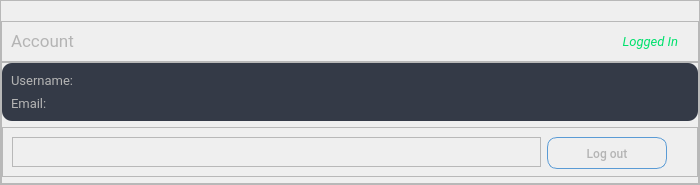
                         <widget class="QWidget" name="account_page">
                          <layout class="QHBoxLayout" name="horizontalLayout_19">
                           <property name="spacing">
                            <number>0</number>
                           </property>
                           <property name="leftMargin">
                            <number>0</number>
                           </property>
                           <property name="topMargin">
                            <number>0</number>
                           </property>
                           <property name="rightMargin">
                            <number>0</number>
                           </property>
                           <property name="bottomMargin">
                            <number>0</number>
                           </property>
                           <item>
                            <widget class="QFrame" name="frame_27">
                             <property name="maximumSize">
                              <size>
                               <width>350</width>
                               <height>16777215</height>
                              </size>
                             </property>
                             <property name="frameShape">
                              <enum>QFrame::StyledPanel</enum>
                             </property>
                             <property name="frameShadow">
                              <enum>QFrame::Raised</enum>
                             </property>
                            </widget>
                           </item>
                           <item>
                            <widget class="QFrame" name="frame_28">
                             <property name="minimumSize">
                              <size>
                               <width>700</width>
                               <height>0</height>
                              </size>
                             </property>
                             <property name="frameShape">
                              <enum>QFrame::StyledPanel</enum>
                             </property>
                             <property name="frameShadow">
                              <enum>QFrame::Raised</enum>
                             </property>
                             <layout class="QVBoxLayout" name="verticalLayout_12">
                              <property name="spacing">
                               <number>0</number>
                              </property>
                              <property name="leftMargin">
                               <number>0</number>
                              </property>
                              <property name="topMargin">
                               <number>20</number>
                              </property>
                              <property name="rightMargin">
                               <number>0</number>
                              </property>
                              <property name="bottomMargin">
                               <number>0</number>
                              </property>
                              <item>
                               <widget class="QFrame" name="frame_29">
                                <property name="maximumSize">
                                 <size>
                                  <width>16777215</width>
                                  <height>70</height>
                                 </size>
                                </property>
                                <property name="frameShape">
                                 <enum>QFrame::StyledPanel</enum>
                                </property>
                                <property name="frameShadow">
                                 <enum>QFrame::Raised</enum>
                                </property>
                                <layout class="QHBoxLayout" name="horizontalLayout_20">
                                 <property name="rightMargin">
                                  <number>20</number>
                                 </property>
                                 <item>
                                  <widget class="QLabel" name="account_label">
                                   <property name="font">
                                    <font>
                                     <family>Roboto</family>
                                     <pointsize>13</pointsize>
                                    </font>
                                   </property>
                                   <property name="styleSheet">
                                    <string notr="true">color:rgb(180, 180, 180);
background:transparent;</string>
                                   </property>
                                   <property name="text">
                                    <string>Account</string>
                                   </property>
                                  </widget>
                                 </item>
                                 <item>
                                  <widget class="QLabel" name="logged_in_label">
                                   <property name="font">
                                    <font>
                                     <family>Roboto</family>
                                     <pointsize>10</pointsize>
                                     <weight>50</weight>
                                     <italic>true</italic>
                                     <bold>false</bold>
                                    </font>
                                   </property>
                                   <property name="styleSheet">
                                    <string notr="true">color:rgb(180, 180, 180);
background:transparent;
font:italic;
color:rgb(0, 225, 109)</string>
                                   </property>
                                   <property name="text">
                                    <string>Logged In</string>
                                   </property>
                                   <property name="alignment">
                                    <set>Qt::AlignRight|Qt::AlignTrailing|Qt::AlignVCenter</set>
                                   </property>
                                  </widget>
                                 </item>
                                </layout>
                               </widget>
                              </item>
                              <item>
                               <widget class="QFrame" name="frame_30">
                                <property name="frameShape">
                                 <enum>QFrame::StyledPanel</enum>
                                </property>
                                <property name="frameShadow">
                                 <enum>QFrame::Raised</enum>
                                </property>
                                <layout class="QVBoxLayout" name="verticalLayout_13">
                                 <property name="leftMargin">
                                  <number>0</number>
                                 </property>
                                 <property name="topMargin">
                                  <number>0</number>
                                 </property>
                                 <property name="rightMargin">
                                  <number>0</number>
                                 </property>
                                 <property name="bottomMargin">
                                  <number>0</number>
                                 </property>
                                 <item>
                                  <widget class="QFrame" name="frame_32">
                                   <property name="maximumSize">
                                    <size>
                                     <width>16777215</width>
                                     <height>100</height>
                                    </size>
                                   </property>
                                   <property name="styleSheet">
                                    <string notr="true">#frame_32{
	background-color: rgb(52, 58, 71);
	border-radius:0px;
	border-top-left-radius:10px;
	border-top-right-radius:10px;
	border-bottom-left-radius:10px;
	border-bottom-right-radius:10px;
}</string>
                                   </property>
                                   <property name="frameShape">
                                    <enum>QFrame::StyledPanel</enum>
                                   </property>
                                   <property name="frameShadow">
                                    <enum>QFrame::Raised</enum>
                                   </property>
                                   <layout class="QVBoxLayout" name="verticalLayout_14">
                                    <item>
                                     <widget class="QLabel" name="username_label">
                                      <property name="font">
                                       <font>
                                        <family>Roboto</family>
                                        <pointsize>10</pointsize>
                                       </font>
                                      </property>
                                      <property name="whatsThis">
                                       <string/>
                                      </property>
                                      <property name="styleSheet">
                                       <string notr="true">color:rgb(180, 180, 180);
background:transparent;</string>
                                      </property>
                                      <property name="text">
                                       <string>Username: </string>
                                      </property>
                                     </widget>
                                    </item>
                                    <item>
                                     <widget class="QLabel" name="email_label">
                                      <property name="font">
                                       <font>
                                        <family>Roboto</family>
                                        <pointsize>10</pointsize>
                                       </font>
                                      </property>
                                      <property name="styleSheet">
                                       <string notr="true">color:rgb(180, 180, 180);
background:transparent;</string>
                                      </property>
                                      <property name="text">
                                       <string>Email: </string>
                                      </property>
                                     </widget>
                                    </item>
                                   </layout>
                                  </widget>
                                 </item>
                                 <item>
                                  <widget class="QFrame" name="frame_33">
                                   <property name="maximumSize">
                                    <size>
                                     <width>16777215</width>
                                     <height>50</height>
                                    </size>
                                   </property>
                                   <property name="frameShape">
                                    <enum>QFrame::StyledPanel</enum>
                                   </property>
                                   <property name="frameShadow">
                                    <enum>QFrame::Raised</enum>
                                   </property>
                                   <layout class="QHBoxLayout" name="horizontalLayout_21">
                                    <property name="rightMargin">
                                     <number>30</number>
                                    </property>
                                    <item>
                                     <widget class="QFrame" name="frame_34">
                                      <property name="frameShape">
                                       <enum>QFrame::StyledPanel</enum>
                                      </property>
                                      <property name="frameShadow">
                                       <enum>QFrame::Raised</enum>
                                      </property>
                                     </widget>
                                    </item>
                                    <item>
                                     <widget class="QPushButton" name="button_logout">
                                      <property name="minimumSize">
                                       <size>
                                        <width>100</width>
                                        <height>32</height>
                                       </size>
                                      </property>
                                      <property name="maximumSize">
                                       <size>
                                        <width>120</width>
                                        <height>16777215</height>
                                       </size>
                                      </property>
                                      <property name="font">
                                       <font>
                                        <family>Roboto Medium</family>
                                        <pointsize>9</pointsize>
                                       </font>
                                      </property>
                                      <property name="cursor">
                                       <cursorShape>PointingHandCursor</cursorShape>
                                      </property>
                                      <property name="focusPolicy">
                                       <enum>Qt::NoFocus</enum>
                                      </property>
                                      <property name="styleSheet">
                                       <string notr="true">QPushButton{
	color:  rgb(180, 180, 180);
	border: 1px solid #5a9bd5;
	border-radius : 10px;
}

QPushButton:hover{
	background-color: rgb(56, 63, 77);
	border: 2px solid rgb(170, 0, 255);
}</string>
                                      </property>
                                      <property name="text">
                                       <string>Log out</string>
                                      </property>
                                     </widget>
                                    </item>
                                   </layout>
                                  </widget>
                                 </item>
                                 <item>
                                  <widget class="QFrame" name="frame_31">
                                   <property name="frameShape">
                                    <enum>QFrame::StyledPanel</enum>
                                   </property>
                                   <property name="frameShadow">
                                    <enum>QFrame::Raised</enum>
                                   </property>
                                  </widget>
                                 </item>
                                </layout>
                               </widget>
                              </item>
                             </layout>
                            </widget>
                           </item>
                           <item>
                            <widget class="QFrame" name="frame_26">
                             <property name="maximumSize">
                              <size>
                               <width>350</width>
                               <height>16777215</height>
                              </size>
                             </property>
                             <property name="frameShape">
                              <enum>QFrame::StyledPanel</enum>
                             </property>
                             <property name="frameShadow">
                              <enum>QFrame::Raised</enum>
                             </property>
                            </widget>
                           </item>
                          </layout>
                         </widget>
